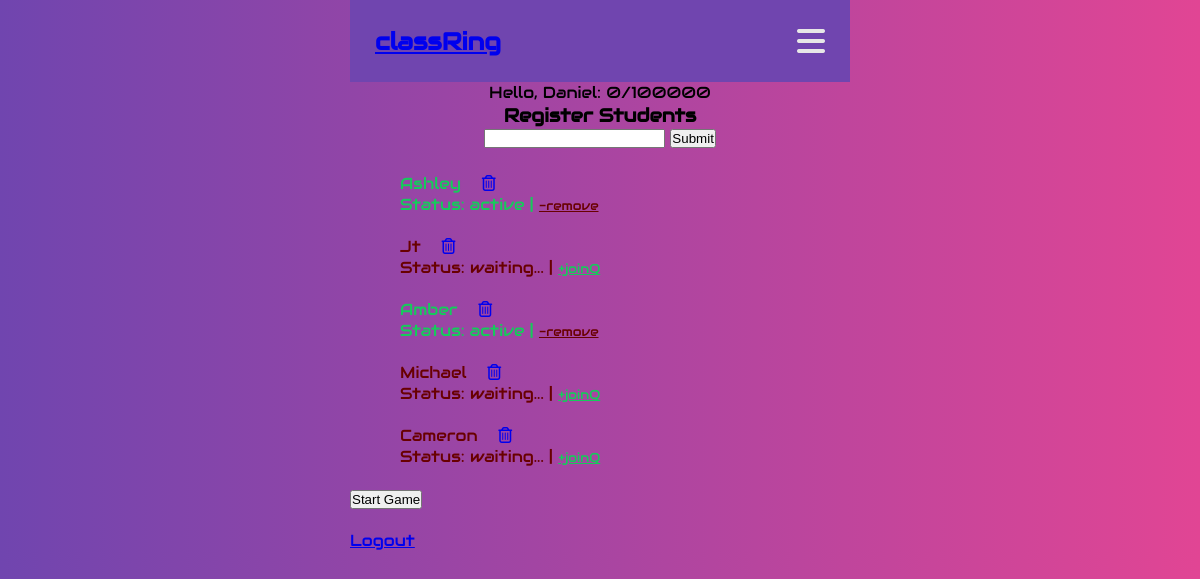
/dash (signed in), run on an earlier commit of the app's database.
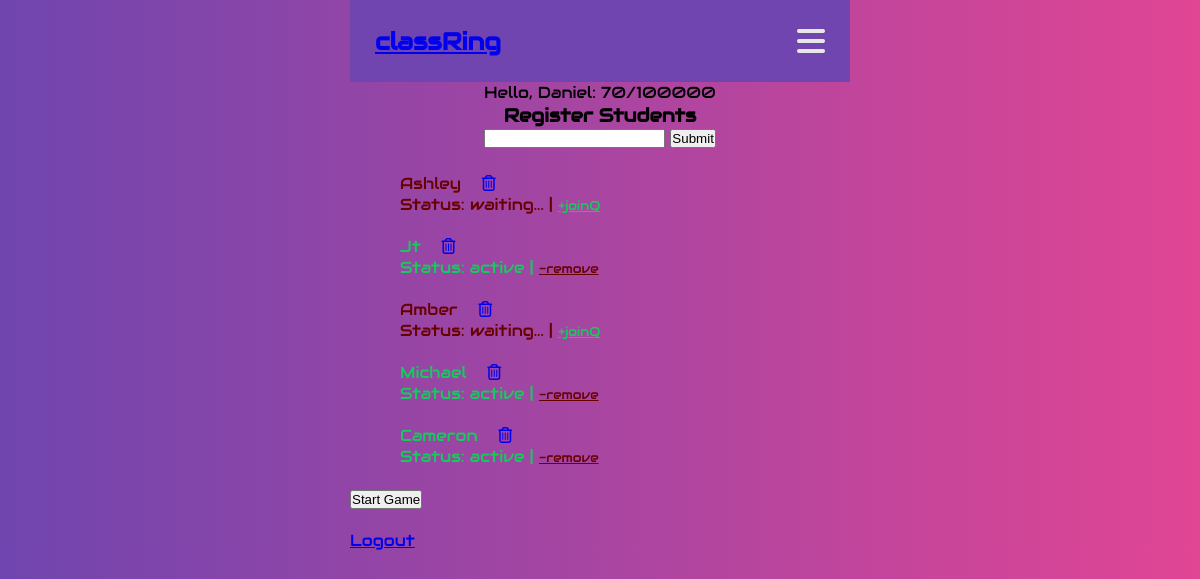
And on a later commit of the database.
### classRing/models.py (models this page shows, shortened)
class Admin(db.Model, UserMixin):
    id = db.Column(db.Integer, primary_key=True, autoincrement=True)
    name = db.Column(db.String(50), nullable=False)
    password = db.Column(db.String(50), nullable=False)
    current_value = db.Column(db.Integer, default=0)
    target_value = db.Column(db.Integer, default=int(100000))
    students = db.relationship('Student', backref='admin', lazy=True)

class Student(db.Model):
    id = db.Column(db.Integer, primary_key=True, autoincrement=True)
    name = db.Column(db.String(50), nullable=False)
    is_active = db.Column(db.Boolean, default=False)
    admin_id = db.Column(db.Integer, db.ForeignKey('admin.id'), nullable=False)
    ring = db.relationship('Ring', backref='student', uselist=False, lazy=True)

### classRing/main.py (the view, shortened to what this page needs)
@mainBP.route('/dash', methods=('GET', 'POST'))
@login_required
def dash():
    form = StudentForm()
    students = Student.query.filter_by(admin_id=current_user.id).all()
    return render_template('dash.html', form=form, students=students)

### classRing/forms.py
class StudentForm(FlaskForm):
    name = StringField('Name', validators=[DataRequired()])
    submit = SubmitField('Submit')

### classRing/main.py (called while the page is built)
@login_manager.user_loader
def load_user(user_id):
    return Admin.query.get(user_id)

### classRing/templates/dash.html (shortened to what this page needs)
{% extends "base.html" %}  {% block content %}
<div class="greeting-block">
  <p>
    Hello, {{ current_user.name }}: {{ current_user.current_value }}/{{
    current_user.target_value }}
  </p>
  <h3>Register Students</h3>
</div>
<form id="register-student-form" method="post">
  {{ form.csrf_token }} {{ form.name }} {{ form.submit }}
</form>
<ul id="student-queue">
  {% for student in students %}
    {% if student.is_active is sameas true %}
    <li class="go student active-student">
      {{ student.name }} &nbsp;&nbsp;
    <a href="{{ url_for('main.delete', sid=student.id) }}"><i class="fa-regular fa-trash-can"></i></a>
    <p class="status">Status: active | <a class="stop text-small" href="{{ url_for('main.deactivate', sid=student.id) }}">-remove</a></p>
    {% else %}
    <li class="stop student inactive-student">
      {{ student.name }} &nbsp;&nbsp;
    <a href="{{ url_for('main.delete', sid=student.id) }}"><i class="fa-regular fa-trash-can"></i></a>
    <p class="status">Status: waiting...  | <a class="go text-small" href="{{ url_for('main.activate', sid=student.id) }}">+joinQ</a></p>
    {% endif %}
  </li>
  <br />
  {% endfor %}
</ul>
<a href="{{ url_for('main.platform') }}"><button>Start Game</button></a>
<br /><br />
<a href="{{ url_for('main.login') }}">Logout</a>
{% endblock %}

### classRing/templates/base.html (shortened to what this page needs)
<!DOCTYPE html>
<html lang="en">
  <head>
    <link
      rel="stylesheet"
      href="{{ url_for('static', filename='style.css') }}"
    />
  </head>
  <body>
      <nav>
        <a href="{{ url_for('main.dash') }}">
          <h1>classRing</h1>
        </a>
        <i class="fa-solid fa-bars"></i>
      </nav>
     {% block content %}{% endblock %}
  </body>
</html>

### classRing/static/style.css (style rules this page uses)
:root, :root.light { --bgDark: #7045af; --bgLight: #e14594; --textDark: #e14594; --textLight: #e7e7e7; --pure: #fefefe; --font: "Audiowide", sans-serif; }
* { box-sizing: border-box; margin: 0; padding: 0; }
body { margin: 0 auto; padding: 0; background-image: linear-gradient(90deg, var(--bgDark), var(--bgLight)); font-family: var(--font); min-width: 380px; max-width: 500px; }
nav { background-color: var(--bgDark); color: var(--textLight); display: flex; align-items: center; justify-content: space-between; padding: 5%; }
nav i { font-size: 2rem; }
.go { color: #15cb5b; }
.stop { color: #680000; }
.text-small { font-size: 0.8rem; }
.greeting-block { text-align: center; }
form#register-student-form { text-align: center; margin-bottom: 25px; }
ul#student-queue { text-align: center; width: 80%; margin: 0 auto; list-style: none; }
ul#student-queue li { text-align: start; width: 100%; }

What changed in the data, as far as the page shows it:
changed Admin "Daniel": current_value "0" → "70"
changed Student "Ashley": is_active "Status: active | -remove" → "Status: waiting... | +joinQ"
changed Student "Jt": is_active "Status: waiting... | +joinQ" → "Status: active | -remove"
changed Student "Amber": is_active "Status: active | -remove" → "Status: waiting... | +joinQ"
changed Student "Michael": is_active "Status: waiting... | +joinQ" → "Status: active | -remove"
changed Student "Cameron": is_active "Status: waiting... | +joinQ" → "Status: active | -remove"
